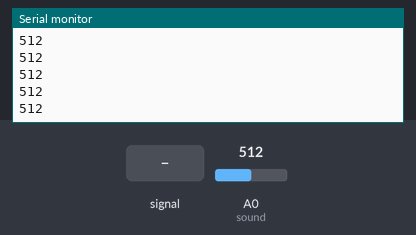
Bench run of a sketch on a simulated Arduino Uno, built with avr-gcc and run on an emulated ATmega328P. Parts: the last lines printed to the serial monitor. The inputs (shaded band) are chosen by the test bench; at power-on: A0 (sound) = 512.

Above: at 1.2 s.
1.3 s: A0 (sound) fed a 200 Hz sine of ±81 counts around its level
At 2.2 s:
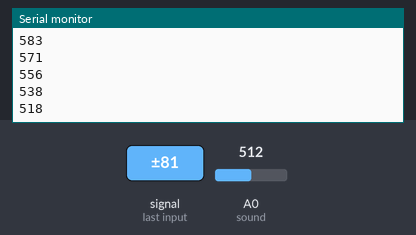
2.8 s: A0 (sound) set to 716
At 3.4 s:
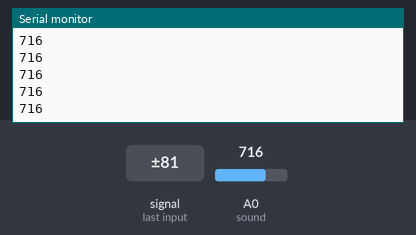
4.3 s: A0 (sound) fed a 1000 Hz sine of ±255 counts around its level
At 5.2 s:
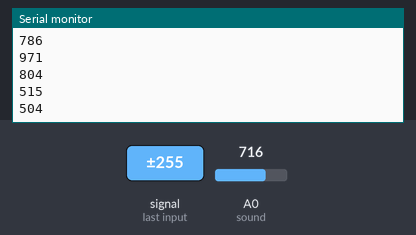
5.8 s: A0 (sound) set to 900
At 6.8 s:
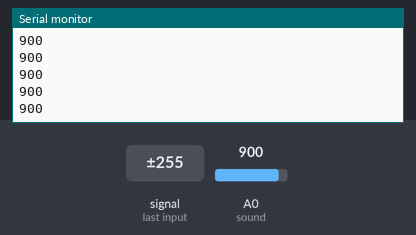
Timing chart, 0 to 8.3 s (numbered marks = the images above; inputs shaded):
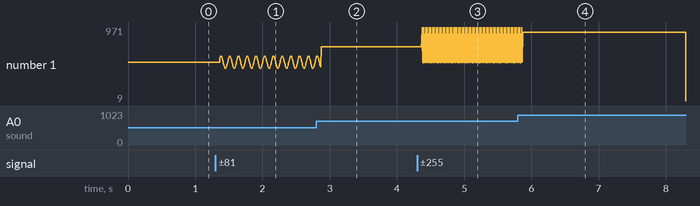

Measured:
- after the input at 1.3 s, the serial monitor: prints a new line after 0.07 s (image 1)
- after the input at 2.8 s, the serial monitor: prints a new line after 0.07 s (image 2)
- after the input at 4.3 s, the serial monitor: prints a new line after 0.07 s (image 3)
- after the input at 5.8 s, the serial monitor: prints a new line after 0.07 s (image 4)
- plotted number 1: 512 → 571 after the input at 1.3 s, 571 → 716 after the input at 2.8 s, 716 → 786 after the input at 4.3 s

The sketch:

Sound_microphone_analog.ino
```cpp
int sound = A0;

void setup() {
  Serial.begin(9600);

}

void loop() {
  Serial.println(analogRead(sound));

}
```
